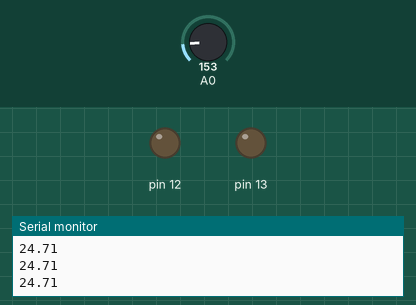
Bench run of a sketch on a simulated Arduino Uno, built with avr-gcc and run on an emulated ATmega328P. Parts: output pins drawn as LEDs (lit = HIGH), the last lines printed to the serial monitor. The test bench sets the inputs (shaded band); at power-on: A0 = 153.

Above: at 1.3 s.
1.4 s: A0 set to 194
At 2.4 s:
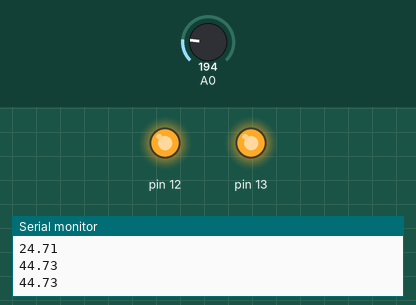
3.0 s: A0 set to 175
At 3.6 s:
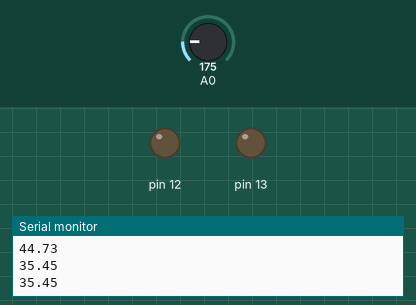
4.5 s: A0 set to 191
At 4.8 s:
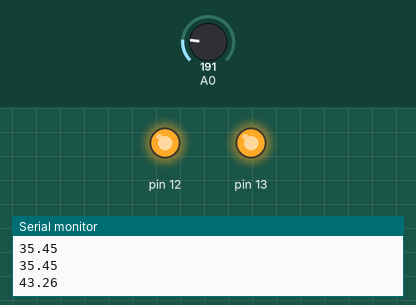
Timing chart, 0 to 7.5 s (numbered marks = the images above; inputs shaded):
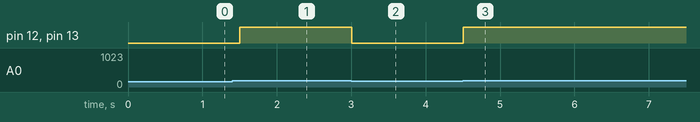

Measured:
- the behaviour switches between 184 and 185 on A0 (found by bisection; images 0 and 1)
- after the input at 1.4 s, pin 12, pin 13: LOW → HIGH after 0.10 s
- after the input at 3.0 s, pin 12, pin 13: HIGH → LOW at once
- after the input at 4.5 s, pin 12, pin 13: LOW → HIGH at once

The sketch:

e_acionamento_de_motor_de_corrente_cont_nua_com_arduino1__1_.ino
```cpp
// C++ code
//
int value; // Recebe Valor lido por Entrada Analógica
float signal; // Recebe Valor convertido do Sinal em Tensão Elétrica
float temp; // Recebe o Valor da Tensão convertido em Temperatura (ºC)
void setup()
{
  Serial.begin(9600);
  /* Serial.begin():
  - Envia valor da Variável temp em Comunicação Serial
  - Monitoramento Constante no Monitor do Tinkercad
  */
  pinMode(12, OUTPUT);
  // Relação de Pino com Circuito de Potência
  pinMode (13, OUTPUT);
  // Relação de Pino com Circuito de Controle
}

void loop()
{
	value = analogRead(A0); // Leitura de Sinal da Entrada Analógica A0;
  	signal = value*5000.0/1024.0;
    /*
    Conversor Analógico-Digital (AD):
    - gera Resultado variante de 0 a 1023;
    - proporcional ao Sinal Analógico;
    - 0 é a Ausência de Sinal, e 1023 é o Sinal Máximo;
    - 1023 é a Tensão de Alimentação;
    - signal é Conversão em Valor de Tensão Elétrica;
    - 5000/1024: Relação entre Tensão em Milivolts pelos Valores Possívels (5V por 1024 Partes);
    */
    temp = signal/10;
    /* Fator de Escala de Sensor TMP36: 10mV/ºC.
    - Temperatura Base do TMP36: 750mV em 25ºC.
    - temp = signal/10 resultaria em 75ºC.
    - Deve-se reduzir 50ºC para adaptar o Cálculo.
    */
    temp = temp - 50;
  	Serial.println(temp); // Envia Temperatura ao Monitoramento.
  	if(temp > 40){ // Se Temperatura for maior que 40ºC, acende LED; senão, não acende.
      digitalWrite(12, HIGH);
      // Acionamento do Circuito de Potência por Corrente de Base ao Transistor NPN
      digitalWrite(13, HIGH);
    } else {
      digitalWrite(12, LOW);
      digitalWrite(13, LOW);
    }
  	delay(500);
}

/*
	Sensor de Temperatura TMP36
    - Possui Três Terminais de Ligação:
    - 1: de Alimentação Positiva
    - 2: de Alimentação Negativa
    - 3: Saída Analógica A0

    Circuito de Controle:
    - Circuito com o Arduino
    - Monitoramento de Sinais de Entrada
    - Produção de Sinais de Controle
    - Saída Digital do Arduino que gera Corrente de Base ao Transistor NPN

    Circuito de Potência:
    - Recebimento de Sinais de Controle
    - Acionamento de Dispositivos de Correntes Elevadas
    - Relé: para Acionamento de Motor
    - Transistor NPN: Chaveamento de Acionamento de Relé, que
    fecha Circuito por Corrente Base e faz Corrente percorrer
    a Bobina do Relé.
    - Diodos: Proteção do Cir. de Pot. contra Sobrecarga/Descarga Elétrica
    das Bobinas do Relé e do Motor CC.
*/
```
